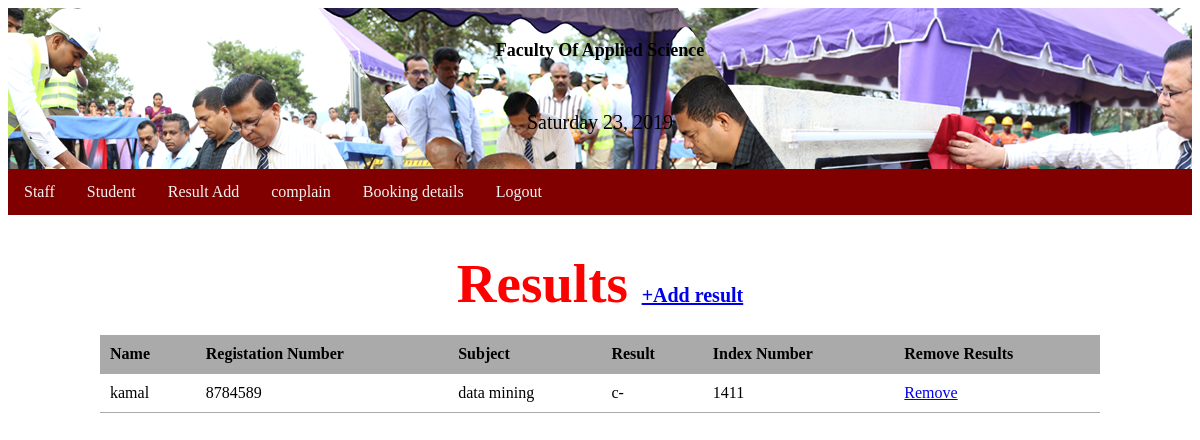
The app's page /resultadd.php with its own data.
### tables this page shows
CREATE TABLE `result` (
  `id` int(11) NOT NULL,
  `name` varchar(100) NOT NULL,
  `reg_num` varchar(100) NOT NULL,
  `subject` varchar(100) NOT NULL,
  `result` varchar(100) NOT NULL,
  `index_number` int(11) NOT NULL,
  `is_deleted` int(11) NOT NULL
);

### resultadd.php (the view, shortened to what this page needs)
<?php require_once('connection.php');  ?>
<?php
$userlist='';
$quary="SELECT*FROM result WHERE is_deleted=0 ORDER BY name";
$query=mysqli_query($connection,$quary);
if(isset($query)){
    while($user=mysqli_fetch_assoc($query)){
$userlist.="<tr>";
$userlist.="<td>{$user['name']}</td>";
$userlist.="<td>{$user['reg_num']}</td>";
$userlist.="<td>{$user['subject']}</td>";
$userlist.="<td>{$user['result']}</td>";
$userlist.="<td>{$user['index_number']}</td>";
$userlist.="<td><a href=\"deleteresult.php?user_id={$user['id']}\">Remove</a></td>";
$userlist.="</tr>";
    }
}
?>
<!DOCTYPE html>
<html lang="en">
<head>
    <link rel="stylesheet" href="main.css">
</head>
<body>
<header>
    <h1>Faculty Of Applied Science</h1><br>
<div class="date">
            <p><?php echo date('l') .' '.date('d').', '.date('Y'); ?></p>
		 </div>
</header>
<div class="topnav">
<a href="staff.php">Staff</a>
  <a href="studentshow.php">Student </a>
  <a href="resultadd.php">Result Add</a>
  <a href="complain.php">complain</a>
  <a href="booking.php">Booking details</a>
  <a href="logout.php">Logout</a>
</div>
<main>
<center><h1>Results <span><a href="result.php">+Add result</a></span></h1></center>
<table class="masterlist">
    <tr>
        <th>Name</th>
        <th>Registation Number</th>
        <th>Subject</th>
        <th>Result</th>
        <th>Index Number</th>
        <th>Remove Results</th>
    </tr>
    <?php echo $userlist ?>
</table>
</main>
</body>
</html>

### main.css (style rules this page uses)
header { padding:20px; background-color:rgb(113212, 80, ); background-image: url(78.png); text-align:center; }
header div.date { color:black; font-size: 20px; }
header h1 { color:black; font-size: 18px; }
.topnav { overflow: hidden; background-color:maroon; }
.topnav a { float: left; display: block; color: #f2f2f2; text-align: center; padding: 14px 16px; text-decoration: none; }
p { margin-bottom: 15px; }
main { width: 1000px; margin: 10px auto; }
main h1 { margin-bottom: 20px; font-size: 55px; color: red; }
table.masterlist { width: 100%; border-collapse: collapse; }
table.masterlist th { background-color: #aaa; text-align: left; }
table.masterlist th,table.masterlist td { padding: 10px; border-bottom: 1px solid #aaa; }
main span { font-size: 20px; }

### records on screen
result: name "kamal", reg_num "8784589", subject "data mining", result "c-", index_number "1411"
